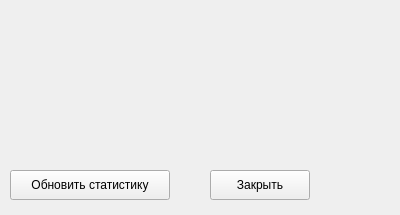
<?xml version="1.0" encoding="UTF-8"?>
<ui version="4.0">
 <class>Form</class>
 <widget class="QWidget" name="Form">
  <property name="geometry">
   <rect>
    <x>0</x>
    <y>0</y>
    <width>400</width>
    <height>215</height>
   </rect>
  </property>
  <property name="windowTitle">
   <string>Form</string>
  </property>
  <widget class="QPushButton" name="closeButton">
   <property name="geometry">
    <rect>
     <x>210</x>
     <y>170</y>
     <width>100</width>
     <height>30</height>
    </rect>
   </property>
   <property name="text">
    <string>Закрыть</string>
   </property>
  </widget>
  <widget class="QPushButton" name="updateButton">
   <property name="geometry">
    <rect>
     <x>10</x>
     <y>170</y>
     <width>160</width>
     <height>30</height>
    </rect>
   </property>
   <property name="text">
    <string>Обновить статистику</string>
   </property>
  </widget>
  <widget class="QLabel" name="trueLabel">
   <property name="geometry">
    <rect>
     <x>10</x>
     <y>20</y>
     <width>300</width>
     <height>30</height>
    </rect>
   </property>
   <property name="text">
    <string/>
   </property>
  </widget>
  <widget class="QLabel" name="falseLabel">
   <property name="geometry">
    <rect>
     <x>10</x>
     <y>70</y>
     <width>300</width>
     <height>30</height>
    </rect>
   </property>
   <property name="text">
    <string/>
   </property>
  </widget>
  <widget class="QLabel" name="skipLabel">
   <property name="geometry">
    <rect>
     <x>10</x>
     <y>110</y>
     <width>300</width>
     <height>30</height>
    </rect>
   </property>
   <property name="text">
    <string/>
   </property>
  </widget>
 </widget>
 <resources/>
 <connections/>
</ui>
